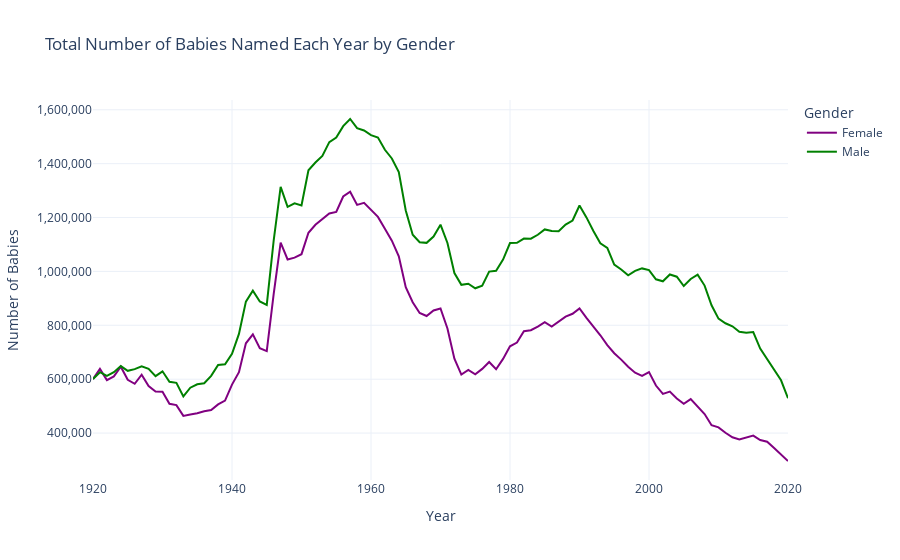

The code cell stored with this chart in its notebook:
### Markdown cell above
# To understand how baby name tastes have changed, you can plot the number of babies given a particular name over time, differentiated by sex.
# Group by year and sex, then sum the number of babies
yearly_trends_sex = names.groupby(['year', 'sex'])['num'].sum().unstack().reset_index()

# Plot the trend
plt.figure(figsize=(10, 6))
# Plot for baby girls
plt.plot(yearly_trends_sex['year'], yearly_trends_sex['F'], label='Female', color='purple')
# Plot for baby boys
plt.plot(yearly_trends_sex['year'], yearly_trends_sex['M'], label='Male', color='green')
plt.xlabel('Year')
plt.ylabel('Number of Babies')
plt.title('Total Number of Babies Named Each Year by Sex')
# Use EngFormatter to format the y-axis
formatter = EngFormatter()
plt.gca().yaxis.set_major_formatter(formatter) #  uses SI prefixes like k (thousands), M (millions)
plt.legend()
plt.show()

### Code cell
# Group by year and sex, then sum the number of babies
yearly_trends_sex = names.groupby(['year', 'sex'])['num'].sum().unstack().reset_index()

# Create an interactive plot
fig = go.Figure()

# Add trace for baby girls
fig.add_trace(go.Scatter(
    x=yearly_trends_sex['year'], 
    y=yearly_trends_sex['F'],
    mode='lines', 
    name='Female', 
    line=dict(color='purple'),
    hovertemplate='Year: %{x}<br>Number of Babies: %{y:,}<extra></extra>'
))

# Add trace for baby boys
fig.add_trace(go.Scatter(
    x=yearly_trends_sex['year'], 
    y=yearly_trends_sex['M'],
    mode='lines', 
    name='Male', 
    line=dict(color='green'),
    hovertemplate='Year: %{x}<br>Number of Babies: %{y:,}<extra></extra>'
))

# Update layout
fig.update_layout(
    title='Total Number of Babies Named Each Year by Gender',
    xaxis_title='Year',
    yaxis_title='Number of Babies',
    yaxis_tickformat=',',  # Use comma as a thousands separator
    legend_title='Gender',
    template='plotly_white'
)

# Show the plot
fig.show()

### Figure 1 — Plotly figure (JSON) as saved in the notebook; plotly's stock layout.template omitted (floating-point values rounded to 4 significant figures)
{"data": [{"hovertemplate": "Year: %{x}<br>Number of Babies: %{y:,}<extra></extra>", "line": {"color": "purple"}, "mode": "lines", "name": "Female", "type": "scatter", "x": [1920, 1921, 1922, 1923, 1924, 1925, 1926, 1927, 1928, 1929, 1930, 1931, 1932, 1933, 1934, 1935, 1936, 1937, 1938, 1939, 1940, 1941, 1942, 1943, 1944, 1945, 1946, 1947, 1948, 1949, 1950, 1951, 1952, 1953, 1954, 1955, 1956, 1957, 1958, 1959, 1960, 1961, 1962, 1963, 1964, 1965, 1966, 1967, 1968, 1969, 1970, 1971, 1972, 1973, 1974, 1975, 1976, 1977, 1978, 1979, 1980, 1981, 1982, 1983, 1984, 1985, 1986, 1987, 1988, 1989, 1990, 1991, 1992, 1993, 1994, 1995, 1996, 1997, 1998, 1999, 2000, 2001, 2002, 2003, 2004, 2005, 2006, 2007, 2008, 2009, 2010, 2011, 2012, 2013, 2014, 2015, 2016, 2017, 2018, 2019, 2020], "y": [600217, 638111, 596728, 610264, 646308, 597914, 583052, 616538, 574591, 554349, 553545, 508613, 503723, 463818, 469003, 473413, 480833, 485296, 506520, 520481, 580002, 626172, 733309, 766521, 714730, 704254, 916856, 1107019, 1044255, 1051190, 1064052, 1143405, 1173334, 1195298, 1214988, 1221054, 1277997, 1295699, 1246866, 1254311, 1228882, 1202510, 1158743, 1114189, 1056223, 941493, 885500, 845745, 834409, 855260, 862237, 788241, 676326, 617139, 634562, 617939, 638176, 663805, 636807, 675215, 721997, 736055, 778199, 781714, 795552, 811577, 795581, 813042, 832333, 842729, 862752, 827730, 795513, 763036, 726532, 696336, 672674, 646037, 624254, 612391, 626443, 576405, 545550, 554216, 528465, 508886, 526009, 498967, 470733, 429112, 421023, 401168, 384210, 376620, 384838, 390444, 374098, 368138, 344614, 320977, 296365]}, {"hovertemplate": "Year: %{x}<br>Number of Babies: %{y:,}<extra></extra>", "line": {"color": "green"}, "mode": "lines", "name": "Male", "type": "scatter", "x": [1920, 1921, 1922, 1923, 1924, 1925, 1926, 1927, 1928, 1929, 1930, 1931, 1932, 1933, 1934, 1935, 1936, 1937, 1938, 1939, 1940, 1941, 1942, 1943, 1944, 1945, 1946, 1947, 1948, 1949, 1950, 1951, 1952, 1953, 1954, 1955, 1956, 1957, 1958, 1959, 1960, 1961, 1962, 1963, 1964, 1965, 1966, 1967, 1968, 1969, 1970, 1971, 1972, 1973, 1974, 1975, 1976, 1977, 1978, 1979, 1980, 1981, 1982, 1983, 1984, 1985, 1986, 1987, 1988, 1989, 1990, 1991, 1992, 1993, 1994, 1995, 1996, 1997, 1998, 1999, 2000, 2001, 2002, 2003, 2004, 2005, 2006, 2007, 2008, 2009, 2010, 2011, 2012, 2013, 2014, 2015, 2016, 2017, 2018, 2019, 2020], "y": [600754, 625972, 612026, 626011, 648526, 631119, 637448, 647954, 638437, 611535, 629252, 590268, 586519, 536291, 568376, 581237, 584871, 612308, 652574, 655250, 694385, 768102, 887948, 928421, 888347, 875919, 1115025, 1313909, 1239914, 1252829, 1244916, 1375567, 1404041, 1428911, 1480126, 1497193, 1539345, 1565762, 1532072, 1523234, 1506080, 1497000, 1451607, 1419359, 1368539, 1226035, 1135939, 1108463, 1106089, 1129557, 1173324, 1105482, 993954, 950177, 954291, 937405, 947298, 999473, 1002374, 1043761, 1105357, 1105987, 1121770, 1121372, 1136046, 1155954, 1150033, 1149584, 1173944, 1189018, 1244546, 1200583, 1149855, 1104652, 1087084, 1025515, 1007092, 985658, 1001898, 1011217, 1004864, 970780, 963400, 988784, 980471, 945685, 972056, 988074, 947485, 874338, 824684, 807645, 796395, 776139, 772070, 775162, 713483, 674032, 632503, 595818, 529654]}], "layout": {"legend": {"title": {"text": "Gender"}}, "title": {"text": "Total Number of Babies Named Each Year by Gender"}, "xaxis": {"title": {"text": "Year"}}, "yaxis": {"tickformat": ",", "title": {"text": "Number of Babies"}}}}
